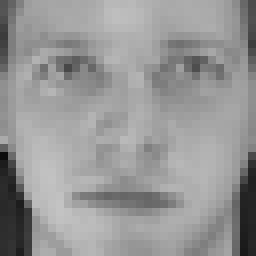
#> input picture ORL3232/1/1.bmp, 32 x 32 px (shown 8 times larger); its folder holds 3 pictures in this run
$ jupyter execute --allow-errors FinalHW2.ipynb
#> lines starting #> are read from the running program, lines starting #| are printed output that depends on the picture
### ml/ModelComponents.py
import numpy as np
import copy


class Linear:
    # [4 lines left out: function __init__, not called in this run]

    def forward(self, X):
        self.last_X = copy.deepcopy(X)
        return np.dot(X, self.weight) + self.bias

    # [7 lines left out: function backward, not called in this run]


class Sigmoid:
    def __init__(self):
        self.last_X = None
        self.next_X = None

    # [4 lines left out: function forward, not called in this run]

    def backward(self, gradient, learning_rate):
        return gradient * self.next_X * (1 - self.next_X)


class Relu:
    def __init__(self):
        self.last_X = None

    def forward(self, X):
        self.last_X = X
        return np.maximum(0, X)

    def backward(self, gradient, learning_rate):
        gradient[self.last_X < 0] = 0
        return gradient


class Softmax:
    def __init__(self):
        self.last_X = None

    # [5 lines left out: function forward, not called in this run]

    def backward(self, gradient, learning_rate):
        return gradient * self.last_X


class Model:
    def __init__(self, layers):
        self.layers = layers

    # [9 lines left out: functions forward, backward, not called in this run]

### FinalHW2.ipynb
[cell 1]
from ml.ModelComponents import *
from utils.metrics import accuracy, cross_entropy
from utils.loss import cross_entropy_loss

[cell 2]
import cv2
import numpy as np
import pandas as pd
from pathlib import Path
from tqdm import trange

[cell 3]
np.random.seed(72)

[cell 4]
def read_image(path="ORL3232", category=40):
#> called with path = 'ORL3232', category = 40
    def one_hot(x):
        z = np.zeros(category)
        z[x - 1] = 1
        return z

    bmps = Path(path).rglob("*.bmp")
    data = {"labels": [], "ids": [], "images": []}

    for bmp in bmps:
        if not bmp.parent.stem.isdigit():
            continue
        data["labels"].append(int(bmp.parent.stem))
        data["ids"].append(int(bmp.stem))
        data["images"].append(cv2.imread(str(bmp))[:, :, 0].squeeze().flatten())

    dataframe = pd.DataFrame(data).sample(frac=1)
#> dataframe = table of 4 rows and 3 columns
    dataframe['labels_onehot'] = dataframe['labels'].apply(lambda x: one_hot(x))

    train = dataframe[dataframe['ids'] % 2 == 1]
#> train = table of 2 rows and 4 columns
    test = dataframe[dataframe['ids'] % 2 == 0]
#> test = table of 2 rows and 4 columns

    images = np.stack(train['images'].tolist() + test['images'].tolist())
    labels = np.stack(train['labels'].tolist() + test['labels'].tolist())
#> labels = [10, 1, 1, 1]
    labels_onehot = np.stack(train['labels_onehot'].tolist() + test['labels_onehot'].tolist())

    return images, labels, labels_onehot

[cell 5]
def pca(data, n_components):
    mean = np.mean(data, axis=0)
    std = np.std(data, axis=0)
    data_normalized = (data - mean) / std
    cov_matrix = np.cov(data_normalized, rowvar=False)
    eigenvalues, eigenvectors = np.linalg.eigh(cov_matrix)
    sorted_index = np.argsort(eigenvalues)[::-1]
    sorted_eigenvectors = eigenvectors[:, sorted_index]
    feature_vectors = sorted_eigenvectors[:, :n_components]
    pca_data = np.dot(data_normalized, feature_vectors)
    return pca_data


def lda(X, y, num_components=2):
    class_labels = np.unique(y)
    mean_overall = np.mean(X, axis=0)
    S_W = np.zeros((X.shape[1], X.shape[1]))
    S_B = np.zeros((X.shape[1], X.shape[1]))
    for c in class_labels:
        X_c = X[y == c]
        mean_c = np.mean(X_c, axis=0)
        S_W += np.dot((X_c - mean_c).T, (X_c - mean_c))
        n_c = X_c.shape[0]
        mean_diff = (mean_c - mean_overall).reshape(-1, 1)
        S_B += n_c * np.dot(mean_diff, mean_diff.T)
    A = np.dot(np.linalg.inv(S_W), S_B)
    eigenvalues, eigenvectors = np.linalg.eig(A)
    eigenvectors = eigenvectors[:, np.argsort(eigenvalues)[::-1]]
    W = eigenvectors[:, :num_components]
    return np.real(W)

def euclidean_similarity(A, B):
    A = A[:, np.newaxis, :]
    B = B[np.newaxis, :, :]
    distances = np.sqrt(np.sum((A - B) ** 2, axis=2))
    similarity = 1 / (1 + distances)
    return similarity

[cell 6]
def normalize(data):
    data = data / 255
    return data


def min_max_normalize(data):
    data = (data - np.min(data)) / (np.max(data) - np.min(data))
    return data

[cell 7]
EPOCH = 6000
LEARNING_RATE = 0.1
n_components = 64
softmax = Softmax()

[cell 8]
images, labels, labels_onehot = read_image()
#> labels = [10, 1, 1, 1]
images = normalize(images)
images = pca(images, n_components)
#> in pca, `mean = np.mean(data, axis=0)`: mean = 1024 values, max 0.751 at index 46, min 0.108 at index 1022, mean 0.544
#> in pca, `std = np.std(data, axis=0)`: std = 1024 values, max 0.277 at index 994, min 0.00277 at index 356, mean 0.092
#> in pca, `cov_matrix = np.cov(data_normalized, rowvar=False)`:
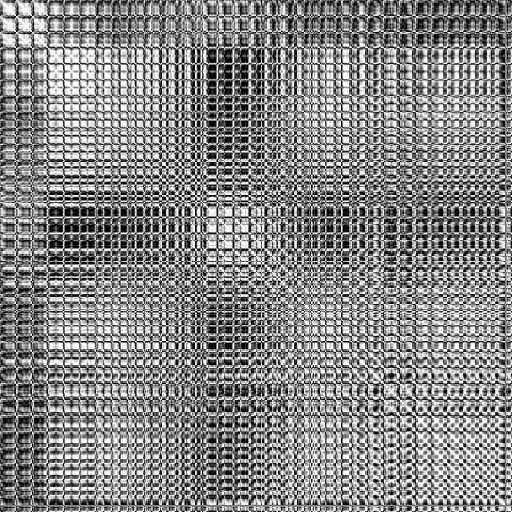
#> cov_matrix: shape (1024, 1024) float64 (shown at 1/2 size); min -1.33, max 1.33, mean 0.0782; drawn with min black and max white
#> in pca, `eigenvalues, eigenvectors = np.linalg.eigh(cov_matrix)`:
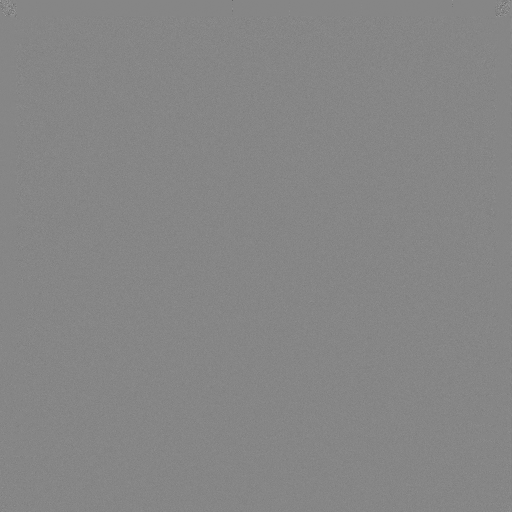
#> eigenvectors: shape (1024, 1024) float64 (shown at 1/2 size); min -0.909, max 0.82, mean -3.85e-05; drawn with min black and max white
#> in pca, `eigenvalues, eigenvectors = np.linalg.eigh(cov_matrix)`: eigenvalues = 1024 values from -5.49e-13 to 683.4
#> in pca, `sorted_index = np.argsort(eigenvalues)[::-1]`: sorted_index = 1024 values, max 1023 at index 0, min 0 at index 1023, mean 511.5
#> in pca, `feature_vectors = sorted_eigenvectors[:, :n_components]`:
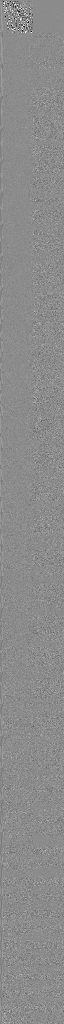
#> feature_vectors: shape (1024, 64) float64; min -0.491, max 0.405, mean 8.96e-05; drawn with min black and max white
images = min_max_normalize(images)
#> (the rest of this cell did not finish here and is left out)

#> in lda, `class_labels = np.unique(y)`: class_labels = [1, 10]
#> in lda, `mean_overall = np.mean(X, axis=0)`: mean_overall = 64 values, max 0.379 at index 1, min 0.379 at index 0, mean 0.379
#> the loop in lda, `for c in class_labels:` made 2 passes
#> n_c on pass 1: 3
#> (c, n_c) on pass 2: (10, 1)
#> pass 1, in lda, `S_B += n_c * np.dot(mean_diff, mean_diff.T)`:
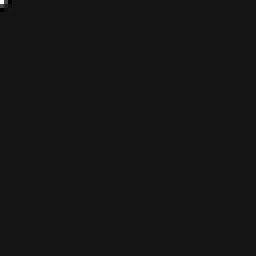
#> S_B: shape (64, 64) float64 (shown 4 times larger); min -0.0115, max 0.128, mean 4e-05; drawn with min black and max white
images = np.dot(images, convert_matrix)
train_images, test_images = images[:200, :], images[200:, :]
train_labels_onehot, test_labels_onehot = labels_onehot[:200, :], labels_onehot[200:, :]
train_labels, test_labels = labels[:200], labels[200:]
